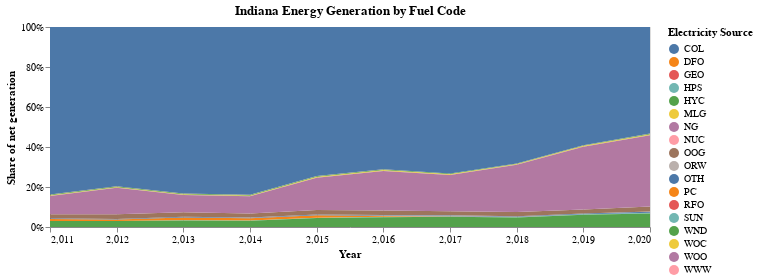

Notebook cell for this chart:
### Code cell
typelist1 = df_merge['AER Fuel Type Code'].unique()
typenames1 = df_merge['AER Fuel Type Code'].unique()
datafilter1 = 'AER Fuel Type Code'
dataframe1 = df_merge[df_merge['State_x'] == 'IN']
title = "Indiana Energy Generation by Fuel Code"

energybytype(dataframe1, typelist1, typenames1, datafilter1, title)

### Figure 1 — Vega-Lite specification as saved in the notebook (floating-point values rounded to 4 significant figures; data arrays with more than 128 entries replaced by an {"elided": "..."} marker saying what was removed)
{"config": {"view": {"continuousWidth": 400, "continuousHeight": 300}}, "data": {"name": "data-5c5257dd016a913e4d12b6149e1d8890"}, "mark": "area", "encoding": {"color": {"type": "nominal", "field": "type", "legend": {"title": "Electricity Source"}}, "tooltip": [{"type": "quantitative", "field": "amount"}, {"type": "nominal", "field": "type"}, {"type": "ordinal", "field": "year"}], "x": {"type": "quantitative", "axis": {"tickMinStep": 1}, "field": "year", "title": "Year"}, "y": {"type": "quantitative", "field": "amount", "stack": "normalize", "title": "Share of net generation"}}, "height": 200, "selection": {"selector001": {"type": "interval", "bind": "scales", "encodings": ["x", "y"]}}, "title": "Indiana Energy Generation by Fuel Code", "width": 600, "$schema": "https://vega.github.io/schema/vega-lite/v4.8.1.json", "datasets": {"data-5c5257dd016a913e4d12b6149e1d8890": {"elided": "180 records"}}}
